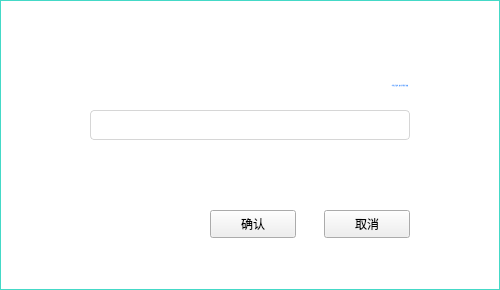
<?xml version="1.0" encoding="UTF-8"?>
<ui version="4.0">
 <class>NameDialog</class>
 <widget class="QDialog" name="NameDialog">
  <property name="geometry">
   <rect>
    <x>0</x>
    <y>0</y>
    <width>500</width>
    <height>290</height>
   </rect>
  </property>
  <property name="font">
   <font>
    <family>微软雅黑</family>
    <pointsize>9</pointsize>
   </font>
  </property>
  <property name="windowTitle">
   <string>Dialog</string>
  </property>
  <property name="styleSheet">
   <string notr="true">#NameDialog{border:1px solid rgb(68,217,199);background-color:white;}
QLineEdit{border:1px solid rgb(214,214,214);border-radius:4px;padding: 0px 8px 0px 8px;font: 12px &quot;微软雅黑&quot;;}
QLabel{font: 12px &quot;微软雅黑&quot;;}</string>
  </property>
  <widget class="QLineEdit" name="nameLineEdit">
   <property name="geometry">
    <rect>
     <x>90</x>
     <y>110</y>
     <width>320</width>
     <height>30</height>
    </rect>
   </property>
   <property name="font">
    <font>
     <family>微软雅黑</family>
     <pointsize>-1</pointsize>
     <weight>50</weight>
     <italic>false</italic>
     <bold>false</bold>
    </font>
   </property>
   <property name="styleSheet">
    <string notr="true"/>
   </property>
   <property name="cursorPosition">
    <number>0</number>
   </property>
  </widget>
  <widget class="QLabel" name="addressNameTipLabel1">
   <property name="geometry">
    <rect>
     <x>103</x>
     <y>152</y>
     <width>16</width>
     <height>16</height>
    </rect>
   </property>
   <property name="text">
    <string/>
   </property>
  </widget>
  <widget class="QToolButton" name="okBtn">
   <property name="geometry">
    <rect>
     <x>210</x>
     <y>210</y>
     <width>86</width>
     <height>28</height>
    </rect>
   </property>
   <property name="cursor">
    <cursorShape>PointingHandCursor</cursorShape>
   </property>
   <property name="styleSheet">
    <string notr="true">font: 9pt &quot;微软雅黑&quot;;</string>
   </property>
   <property name="text">
    <string>确认</string>
   </property>
  </widget>
  <widget class="QLabel" name="addressNameTipLabel2">
   <property name="geometry">
    <rect>
     <x>127</x>
     <y>150</y>
     <width>200</width>
     <height>20</height>
    </rect>
   </property>
   <property name="text">
    <string/>
   </property>
  </widget>
  <widget class="QToolButton" name="cancelBtn">
   <property name="geometry">
    <rect>
     <x>324</x>
     <y>210</y>
     <width>86</width>
     <height>28</height>
    </rect>
   </property>
   <property name="cursor">
    <cursorShape>PointingHandCursor</cursorShape>
   </property>
   <property name="styleSheet">
    <string notr="true">font: 9pt &quot;微软雅黑&quot;;</string>
   </property>
   <property name="text">
    <string>取消</string>
   </property>
  </widget>
  <widget class="QLabel" name="gifLabel">
   <property name="geometry">
    <rect>
     <x>427</x>
     <y>116</y>
     <width>18</width>
     <height>18</height>
    </rect>
   </property>
   <property name="text">
    <string/>
   </property>
  </widget>
  <widget class="QLabel" name="label_2">
   <property name="geometry">
    <rect>
     <x>127</x>
     <y>70</y>
     <width>281</width>
     <height>30</height>
    </rect>
   </property>
   <property name="font">
    <font>
     <family>微软雅黑</family>
     <pointsize>-1</pointsize>
     <weight>50</weight>
     <italic>false</italic>
     <bold>false</bold>
    </font>
   </property>
   <property name="styleSheet">
    <string notr="true">color: rgb(64,154,255);</string>
   </property>
   <property name="text">
    <string>*地址未升级时，账户名不能用于转账</string>
   </property>
   <property name="alignment">
    <set>Qt::AlignRight|Qt::AlignTrailing|Qt::AlignVCenter</set>
   </property>
  </widget>
  <widget class="QLabel" name="label_3">
   <property name="geometry">
    <rect>
     <x>20</x>
     <y>5</y>
     <width>81</width>
     <height>30</height>
    </rect>
   </property>
   <property name="font">
    <font>
     <family>微软雅黑</family>
     <pointsize>-1</pointsize>
     <weight>50</weight>
     <italic>false</italic>
     <bold>false</bold>
    </font>
   </property>
   <property name="styleSheet">
    <string notr="true">font: 14px &quot;微软雅黑&quot;;
color: rgb(255, 255, 255);</string>
   </property>
   <property name="text">
    <string>新建账户</string>
   </property>
  </widget>
  <widget class="QToolButton" name="closeBtn">
   <property name="geometry">
    <rect>
     <x>469</x>
     <y>12</y>
     <width>16</width>
     <height>16</height>
    </rect>
   </property>
   <property name="font">
    <font>
     <family>微软雅黑</family>
    </font>
   </property>
   <property name="cursor">
    <cursorShape>PointingHandCursor</cursorShape>
   </property>
   <property name="styleSheet">
    <string notr="true">QToolButton{background-image:url(:pic2/close5.png);background-repeat: repeat-xy;background-position: center;background-attachment: fixed;background-clip: padding;border-style: flat;}</string>
   </property>
   <property name="text">
    <string/>
   </property>
  </widget>
 </widget>
 <resources/>
 <connections/>
</ui>
